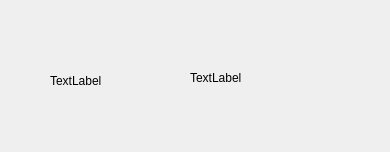
<?xml version="1.0" encoding="UTF-8"?>
<ui version="4.0">
 <class>Message</class>
 <widget class="QWidget" name="Message">
  <property name="geometry">
   <rect>
    <x>0</x>
    <y>0</y>
    <width>390</width>
    <height>152</height>
   </rect>
  </property>
  <property name="windowTitle">
   <string>Form</string>
  </property>
  <widget class="QLabel" name="profile">
   <property name="geometry">
    <rect>
     <x>50</x>
     <y>30</y>
     <width>101</width>
     <height>101</height>
    </rect>
   </property>
   <property name="text">
    <string>TextLabel</string>
   </property>
  </widget>
  <widget class="QLabel" name="label">
   <property name="geometry">
    <rect>
     <x>190</x>
     <y>70</y>
     <width>131</width>
     <height>16</height>
    </rect>
   </property>
   <property name="text">
    <string>TextLabel</string>
   </property>
  </widget>
 </widget>
 <resources/>
 <connections/>
</ui>
